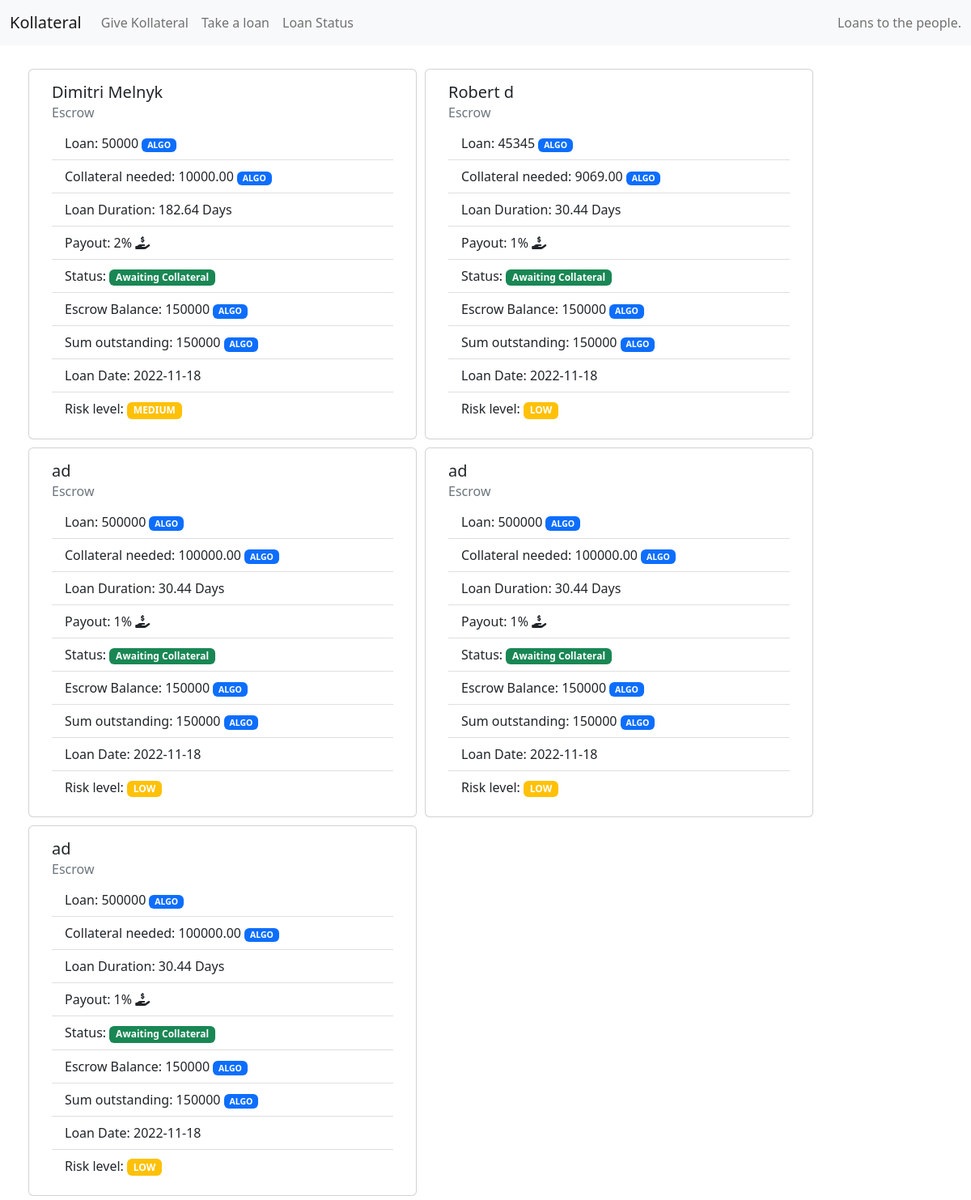
Page /status on the committed database.
### tables this page shows
CREATE TABLE "loans"
(
	id INTEGER
		primary key autoincrement
		unique,
	name TEXT not null,
	email TEXT not null,
	story TEXT not null,
	location TEXT not null,
	wallet TEXT not null,
	escrow_wallet TEXT not null,
	max_fees INTEGER not null,
	sum INTEGER not null,
	photo BLOB not null,
	risk TEXT not null,
	loan_duration INTEGER not null,
	status TEXT default 'OPEN' not null
, appid int);

### app.py (the view)
@app.route('/status')
def loan_overview():
    loans = db_handler.get_open_loans()
    givers = db_handler.get_giver_accounts()
    template = env.get_template("loan_overview.html")
    return template.render(loans=loans, givers=givers)

### db_handler.py (called while the page is built)
def get_open_loans():
    conn = sqlite3.connect('loans.sqlite')
    open_loans = pd.read_sql_query("SELECT * from loans where status='OPEN'", conn)
    return open_loans.to_dict(orient="records")

def get_giver_accounts():
    conn = sqlite3.connect('loans.sqlite')
    open_loans = pd.read_sql_query("SELECT * from givers", conn)
    return open_loans.to_dict(orient="records")

### templates/loan_overview.html (shortened to what this page needs)
<!DOCTYPE html>
<html lang="en">
<head>
    {% include 'components/head.html' %}
</head>
<body>
{% include 'components/navbar.html' %}
    <div class="container">
        <div class="row">
        {% for l in loans %}
            <div class="card" style="width: 30rem;margin: 5px">
                <div class="card-body">
                    <h5 class="card-title">{% print(l['name']) %}</h5>
                    <h6 class="card-subtitle mb-2 text-muted">{% print(l['escrow_wallet']) %}</h6>
                    <ul class="list-group list-group-flush">
                        <li class="list-group-item">Loan: {% print(l['sum']) %} <small><span class="badge bg-primary">ALGO</span></small></li>
                        <li class="list-group-item"><a data-bs-toggle="tooltip" data-bs-title="We calculate 20% collateral for the loan.">Collateral needed:</a> {% print("{:.2f}".format(l['sum']*0.2)) %} <small><span class="badge bg-primary">ALGO</span></small>
                        </li>
                        <li class="list-group-item">Loan Duration: {% print( "{:.2f}".format(l['loan_duration']/86400)) %} Days</li>
                        <li class="list-group-item">Payout: {% print(l['max_fees']) %}% <a data-bs-toggle="tooltip" data-bs-title="This is equivalent to {% print("{:.2f}".format(l['sum']*0.2*0.01)) %} ALGO"><i
                                class="fa-solid fa-hand-holding-dollar"></i></a></li>
                        <li class="list-group-item">Status: <span class="badge bg-success">Awaiting Collateral</span></li>
                        <li class="list-group-item">Escrow Balance: 150000 <small><span class="badge bg-primary">ALGO</span></small></li>
                        <li class="list-group-item">Sum outstanding: 150000 <small><span class="badge bg-primary">ALGO</span></small></li>
                        <li class="list-group-item">Loan Date: 2022-11-18 </li>
                        <li class="list-group-item"><a data-bs-toggle="tooltip" data-bs-title="The submitter conducts a self assessment for the risk associated with the loan.">Risk level:</a> <span class="badge bg-warning">{% print(l['risk']) %}</span></li>
                    </ul>
                </div>
            </div>
        {% endfor %}
        </div>
    </div>
</body>
</html>

### rows in the picture
loans: name "Dimitri Melnyk", escrow_wallet "Escrow", sum "50000", sum "10000.00", loan_duration "182.64", max_fees "2", risk "MEDIUM"
loans: name "Robert d", escrow_wallet "Escrow", sum "45345", sum "9069.00", loan_duration "30.44", max_fees "1", risk "LOW"
loans: name "ad", escrow_wallet "Escrow", sum "500000", sum "100000.00", loan_duration "30.44", max_fees "1", risk "LOW"
loans: name "ad", escrow_wallet "Escrow", sum "500000", sum "100000.00", loan_duration "30.44", max_fees "1", risk "LOW"
loans: name "ad", escrow_wallet "Escrow", sum "500000", sum "100000.00", loan_duration "30.44", max_fees "1", risk "LOW"
